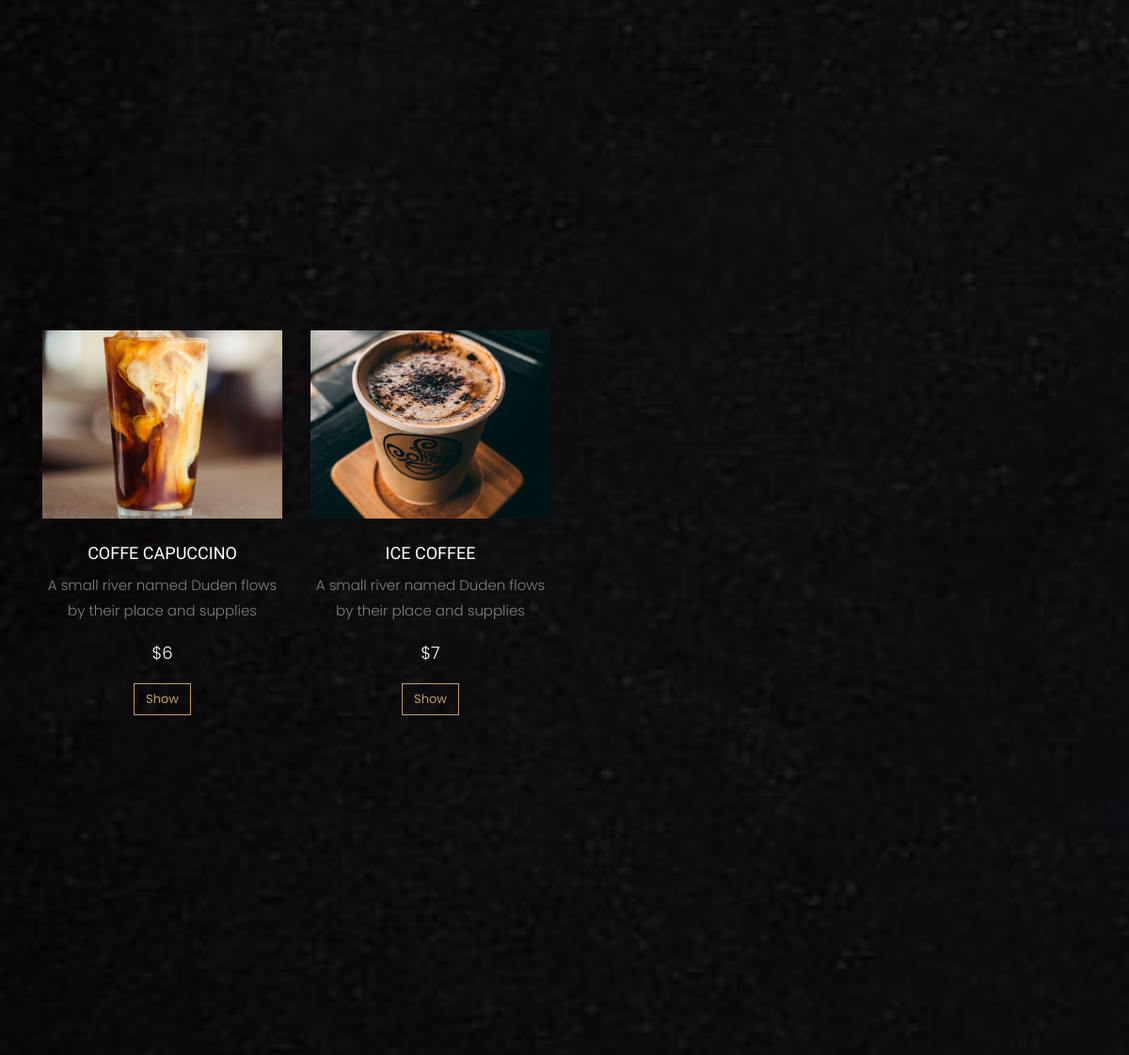
Before: / (middle part) with the older database file.
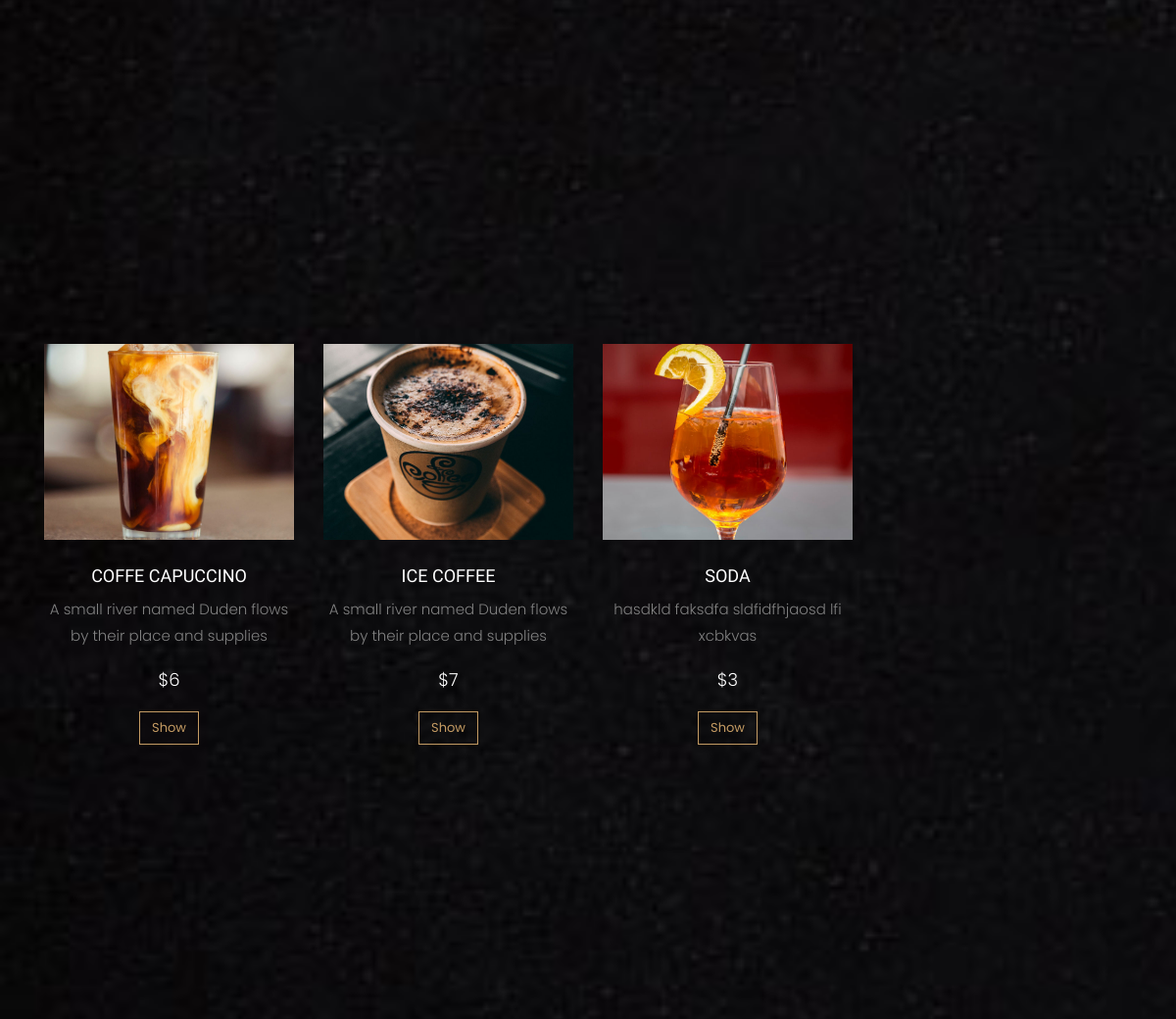
After: the same page with the newer database file.
### tables this page shows
CREATE TABLE `products` (
  `id` int(10) NOT NULL,
  `name` varchar(200) NOT NULL,
  `image` varchar(200) NOT NULL,
  `description` text NOT NULL,
  `price` varchar(10) NOT NULL,
  `type` varchar(200) NOT NULL,
  `created_at` timestamp NOT NULL DEFAULT current_timestamp()
);

### index.php (the view, shortened to what this page needs)
<?php require "includes/header.php"; ?>
<?php require "config/config.php"; ?>
<?php
	$products = $conn->query("SELECT * FROM products WHERE type='drink'");
	$products->execute();
	$allProducts = $products->fetchAll(PDO::FETCH_OBJ);
?>
    <section class="ftco-section">
    	<div class="container">
    		<div class="row justify-content-center mb-5 pb-3">
        </div>
        <div class="row">
			<?php foreach($allProducts as $prodcut) : ?>
				<div class="col-md-3">
					<div class="menu-entry">
							<a target="_blank" href="products/product-single.php?id=<?php echo $prodcut->id; ?>" class="img" style="background-image: url(<?php echo IMAGEPRODUCTS; ?>/<?php echo $prodcut->image; ?>);"></a>
							<div class="text text-center pt-4">
								<h3><a href="#"><?php echo $prodcut->name; ?></a></h3>
								<p><?php echo $prodcut->description; ?></p>
								<p class="price"><span>$<?php echo $prodcut->price; ?></span></p>
								<p><a target="_blank" href="products/product-single.php?id=<?php echo $prodcut->id; ?>" class="btn btn-primary btn-outline-primary">Show</a></p>
							</div>
						</div>
				</div>
			<?php endforeach; ?>
        </div>
    	</div>
    </section>
    <section class="ftco-gallery">
    	<div class="container-wrap">
    		<div class="row no-gutters">
        </div>
    	</div>
    </section>
<?php require "includes/footer.php"; ?>

Changed rows visible on the page:
added products: image (picture), name "SODA", description "hasdkld faksdfa sldfidfhjaosd lfi xcbkvas", price "3"
